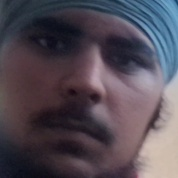
#> input picture facial_recognition/data/faces/Harpreet_1775380567588.jpg, 178 x 178 px; its folder holds only this picture in this run
$ python -i vision.py   (imports and definitions only)   (older library calls are emulated)
#> lines starting #> are read from the running program, lines starting #| are printed output that depends on the picture
#> further down, picture is the input picture: shape (178, 178, 3); mean B, G, R 85.1, 75.2, 83.1
import time

import cv2
import face_recognition
import numpy as np
from pathlib import Path

from face_robot import config


# [167 lines left out: functions iou, _camera_url_candidates, _v4l2_device_candidates, _try_open_capture, open_camera, configure_capture, not called in this run]


def preprocess_frame(frame):
    rgb = cv2.cvtColor(frame, cv2.COLOR_BGR2RGB)
    ycrcb = cv2.cvtColor(rgb, cv2.COLOR_RGB2YCrCb)
#> ycrcb: shape (89, 89, 3); mean of channels 0, 1, 2 78.8, 131.2, 131.6
    ycrcb[:, :, 0] = cv2.equalizeHist(ycrcb[:, :, 0])
#> ycrcb: shape (89, 89, 3); mean of channels 0, 1, 2 128.5, 131.2, 131.6
    return cv2.cvtColor(ycrcb, cv2.COLOR_YCrCb2RGB)
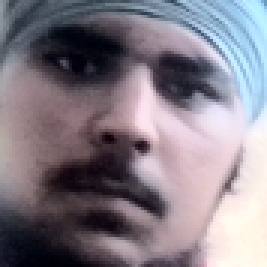
#> returned value: shape (89, 89, 3) (shown 3 times larger); mean R, G, B 132.6, 125, 134.6


# [6 lines left out: function filter_face_locations, not called in this run]


def detect_faces(frame):
    scaled = cv2.resize(frame, (0, 0), fx=config.FRAME_SCALE, fy=config.FRAME_SCALE)
    rgb = preprocess_frame(scaled)
#> (the run stopped early here; a loop or call above may not have finished)

$ run again, on facial_recognition/data/faces/Navjot_1775380104754.jpg
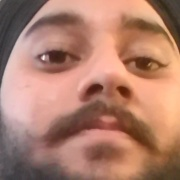
#> input picture facial_recognition/data/faces/Navjot_1775380104754.jpg, 180 x 180 px
#> picture is the input picture: shape (180, 180, 3); mean B, G, R 108.8, 126.8, 175
#> in preprocess_frame, `return cv2.cvtColor(ycrcb, cv2.COLOR_YCrCb2RGB)`:
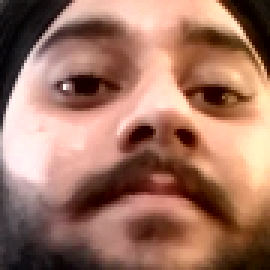
#> returned value: shape (90, 90, 3) (shown 3 times larger); mean R, G, B 160.2, 116.1, 98.8

$ run again, on facial_recognition/data/faces/Pawan_1775379239654.jpg
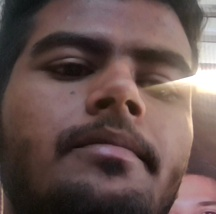
#> input picture facial_recognition/data/faces/Pawan_1775379239654.jpg, 216 x 214 px
#> picture is the input picture: shape (214, 216, 3); mean B, G, R 79.7, 83.1, 103.7
#> in preprocess_frame, `return cv2.cvtColor(ycrcb, cv2.COLOR_YCrCb2RGB)`:
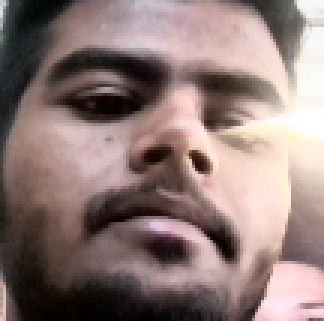
#> returned value: shape (107, 108, 3) (shown 3 times larger); mean R, G, B 142.7, 122.5, 119.1

$ run again, on facial_recognition/data/faces/Pawan_1775379459727.jpg
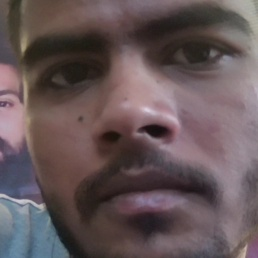
#> input picture facial_recognition/data/faces/Pawan_1775379459727.jpg, 258 x 258 px
#> picture is the input picture: shape (258, 258, 3); mean B, G, R 87.7, 85.8, 100.9
#> in preprocess_frame, `return cv2.cvtColor(ycrcb, cv2.COLOR_YCrCb2RGB)`:
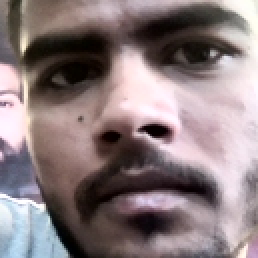
#> returned value: shape (129, 129, 3) (shown 2 times larger); mean R, G, B 138.3, 123.7, 125.6
